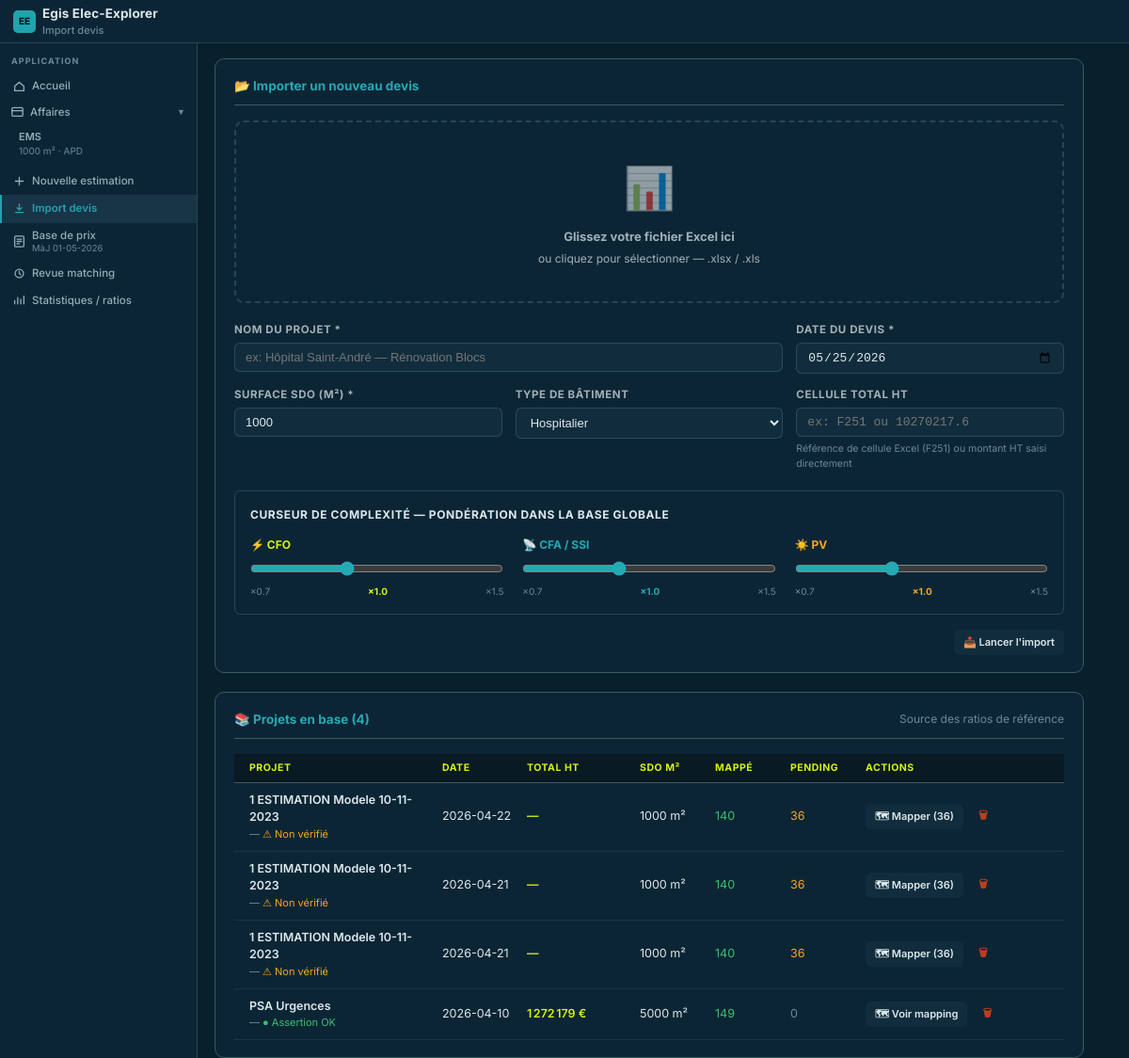
Before: /import with the older database file.
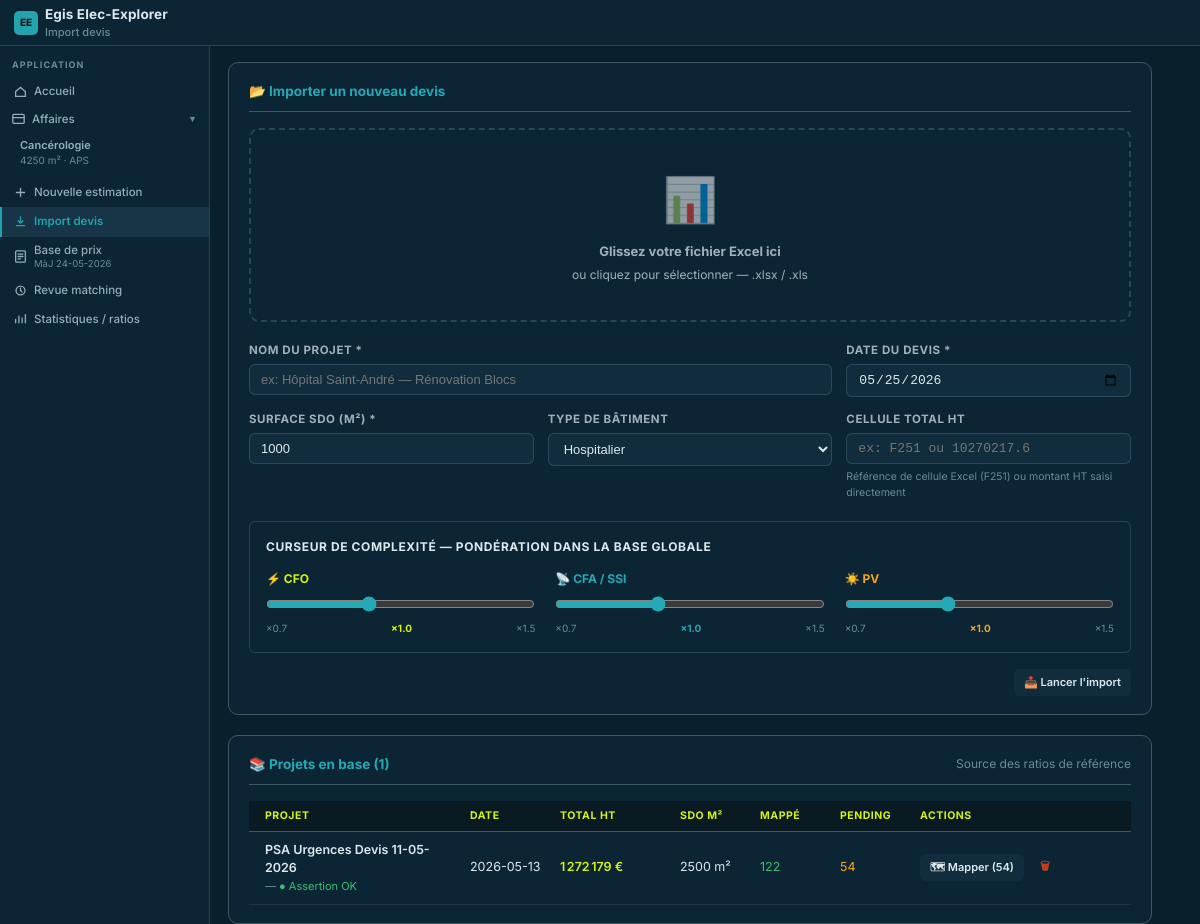
After: the same page with the newer database file.
### tables this page shows
CREATE TABLE affaires (
                id                  INTEGER PRIMARY KEY AUTOINCREMENT,
                name                TEXT NOT NULL,
                client              TEXT,
                adresse             TEXT,
                date_creation       DATE DEFAULT CURRENT_DATE,
                surface_sdo         REAL NOT NULL DEFAULT 1000.0,
                category_id         INTEGER REFERENCES building_categories(id),
                coef_complexity_cfo REAL NOT NULL DEFAULT 1.0,
                coef_complexity_cfa REAL NOT NULL DEFAULT 1.0,
                coef_complexity_pv  REAL NOT NULL DEFAULT 1.0,
                coef_risque         REAL NOT NULL DEFAULT 0.0,
                taux_marge          REAL NOT NULL DEFAULT 0.0,
                statut              TEXT NOT NULL DEFAULT 'brouillon'
                    CHECK (statut IN ('brouillon', 'en_cours', 'finalise', 'archive')),
                notes               TEXT,
                created_at          DATETIME DEFAULT CURRENT_TIMESTAMP,
                updated_at          DATETIME DEFAULT CURRENT_TIMESTAMP
            , kva_cible        REAL DEFAULT 800.0, phase_etude       TEXT DEFAULT 'APD', taux_incertitude  REAL DEFAULT 0.0, taux_phase        REAL DEFAULT 3.0, total_estime_ht REAL, puissance_pv_kwc REAL DEFAULT 100.0, pv_system_type TEXT DEFAULT 'toiture', estimation_initialized_at DATETIME, ratio_global_cfo_m2 REAL, ratio_global_cfa_m2 REAL, ratio_global_pv_kwc REAL);

CREATE TABLE projects (
    id                  INTEGER PRIMARY KEY AUTOINCREMENT,

    -- Identification
    name                TEXT NOT NULL,
    source_file         TEXT NOT NULL,
    import_date         DATE DEFAULT CURRENT_DATE,
    devis_date          DATE NOT NULL,  -- date du devis source (pour calcul inflation)

    -- Classification
    category_id         INTEGER REFERENCES building_categories(id),
    surface_sdo         REAL NOT NULL   -- m² SDO — OBLIGATOIRE (bloquant à l'import)
                        CHECK (surface_sdo > 0),

    -- Coefficients projet (saisis une fois à l'import)
    coef_risque         REAL NOT NULL DEFAULT 0.0   -- % risque financier
                        CHECK (coef_risque >= 0.0),
    coef_incertitude    REAL NOT NULL DEFAULT 0.0   -- % incertitude de phase
                        CHECK (coef_incertitude >= 0.0),

    -- Inflation : utilise la config globale sauf surcharge explicite
    taux_inflation      REAL NOT NULL DEFAULT 0.03,

    -- Contrôle
    total_ht_source     REAL,           -- Total HT extrait du fichier Excel (pour vérification)
    total_ht_importe    REAL,           -- Somme calculée des lignes importées
    import_ok           INTEGER DEFAULT 0,  -- 1 si assertion somme == total_ht_source
    notes               TEXT,

    created_at          DATETIME DEFAULT CURRENT_TIMESTAMP
, coef_cfo REAL NOT NULL DEFAULT 1.0, coef_cfa REAL NOT NULL DEFAULT 1.0, coef_pv REAL NOT NULL DEFAULT 1.0, puissance_pv_kwp REAL NOT NULL DEFAULT 0.0);

### app.py (the view)
@app.route('/import')
def import_page():
    projects   = models.get_projects_list()
    categories = models.get_categories()
    return render_template('import.html',
                           projects=projects,
                           categories=categories,
                           today=date.today().isoformat())

### templates/import.html (shortened to what this page needs)
{% extends "base.html" %}
{% block page_subtitle %}Import devis{% endblock %}
{% block content %}
<div class="page-panel" style="max-width:960px">
  <div class="card" style="margin-bottom:20px">
    <div class="card-header">
      <span class="card-title">📂 Importer un nouveau devis</span>
    </div>
    <form method="POST" action="{{ url_for('import_upload') }}" enctype="multipart/form-data" id="import-form">
      <div class="upload-zone" id="upload-zone" onclick="document.getElementById('file-input').click()">
        <div class="upload-icon">📊</div>
        <p><strong>Glissez votre fichier Excel ici</strong></p>
        <p style="font-size:12px;margin-top:4px">ou cliquez pour sélectionner — .xlsx / .xls</p>
      </div>
      <div class="form-grid" style="margin-top:20px">
        <div class="form-group" style="grid-column:span 2">
          <label>Nom du projet *</label>
          <input type="text" name="name" id="import-name" class="form-control"
                 placeholder="ex: Hôpital Saint-André — Rénovation Blocs" required>
        </div>
        <div class="form-group">
          <label>Date du devis *</label>
          <input type="date" name="devis_date" class="form-control"
                 value="{{ today }}" required>
        </div>
        <div class="form-group">
          <label>Surface SDO (m²) *</label>
          <input type="number" name="sdo" class="form-control"
                 value="1000" min="100" step="50" required>
        </div>
        <div class="form-group">
          <label>Type de bâtiment</label>
          <select name="category_id" class="form-control">
            <option value="1">Hospitalier</option>
          </select>
        </div>
        <div class="form-group">
          <label>Cellule Total HT</label>
          <input type="text" name="total_ht_cell" class="form-control"
                 placeholder="ex: F251 ou 10270217.6" style="font-family:monospace">
          <span class="form-hint">Référence de cellule Excel (F251) ou montant HT saisi directement</span>
        </div>
      </div>
      <div style="margin-top:20px;padding:16px;background:var(--bg-base);border-radius:6px;
                  border:1px solid var(--border)">
        <div style="font-size:12px;font-weight:700;color:var(--text-secondary);
                    text-transform:uppercase;letter-spacing:.05em;margin-bottom:14px">
          Curseur de Complexité — Pondération dans la base globale
        </div>
        <div style="display:grid;grid-template-columns:repeat(3,1fr);gap:20px">
          <div>
            <div style="font-size:12px;font-weight:700;color:var(--lot-cfo);margin-bottom:8px">
              ⚡ CFO
            </div>
            <input type="range" name="coef_cfo" class="complexity-slider"
                   min="0.7" max="1.5" step="0.1" value="1.0"
                   oninput="this.nextElementSibling.querySelectorAll('span')[1].textContent='×'+parseFloat(this.value).toFixed(1)">
            <div class="slider-labels">
              <span>×0.7</span>
              <span style="color:var(--lot-cfo);font-weight:700">×1.0</span>
              <span>×1.5</span>
            </div>
          </div>
          <div>
            <div style="font-size:12px;font-weight:700;color:var(--lot-cfa);margin-bottom:8px">
              📡 CFA / SSI
            </div>
            <input type="range" name="coef_cfa" class="complexity-slider"
                   min="0.7" max="1.5" step="0.1" value="1.0"
                   oninput="this.nextElementSibling.querySelectorAll('span')[1].textContent='×'+parseFloat(this.value).toFixed(1)">
            <div class="slider-labels">
              <span>×0.7</span>
              <span style="color:var(--lot-cfa);font-weight:700">×1.0</span>
              <span>×1.5</span>
            </div>
          </div>
          <div>
            <div style="font-size:12px;font-weight:700;color:var(--lot-pv);margin-bottom:8px">
              ☀️ PV
            </div>
            <input type="range" name="coef_pv" class="complexity-slider"
                   min="0.7" max="1.5" step="0.1" value="1.0"
                   oninput="this.nextElementSibling.querySelectorAll('span')[1].textContent='×'+parseFloat(this.value).toFixed(1)">
            <div class="slider-labels">
              <span>×0.7</span>
              <span style="color:var(--lot-pv);font-weight:700">×1.0</span>
              <span>×1.5</span>
            </div>
          </div>
        </div>
      </div>
      <div style="display:flex;gap:12px;justify-content:flex-end;margin-top:16px">
        <button type="submit" class="btn btn-primary btn-lg" id="import-btn">
          📥 Lancer l'import
        </button>
      </div>
    </form>
  </div>
  <div class="card">
    <div class="card-header">
      <span class="card-title">📚 Projets en base ({{ projects|length }})</span>
      <span style="font-size:12px;color:var(--text-muted)">
        Source des ratios de référence
      </span>
    </div>
    {% if projects %}
    <div>
      <div class="project-row project-row-header">
        <span>Projet</span>
        <span>Date</span>
        <span>Total HT</span>
        <span>SDO m²</span>
        <span>Mappé</span>
        <span>Pending</span>
        <span>Actions</span>
      </div>
      {% for p in projects %}
      <div class="project-row">
        <div>
          <div style="font-weight:600">{{ p.name }}</div>
          <div style="font-size:11px;color:var(--text-muted)">
            {{ p.category_name or '—' }}
            {% if p.import_ok %}
            <span style="color:var(--green)">● Assertion OK</span>
            {% else %}
            <span style="color:var(--orange)">⚠ Non vérifié</span>
            {% endif %}
          </div>
        </div>
        <span style="color:var(--text-secondary)">{{ p.devis_date }}</span>
        <span style="font-weight:600;color:var(--accent)">
          {{ p.total_ht_source | eur if p.total_ht_source else '—' }}
        </span>
        <span>{{ p.surface_sdo | int }} m²</span>
        <span style="color:var(--green)">{{ p.nb_mapped }}</span>
        <span style="color:{% if p.nb_pending > 0 %}var(--orange){% else %}var(--text-muted){% endif %}">
          {{ p.nb_pending }}
        </span>
        <span style="display:flex;gap:6px;align-items:center;flex-wrap:wrap">
          <a href="{{ url_for('mapping_page', project_id=p.id) }}"
             class="btn btn-sm btn-secondary" title="Ouvrir le mapping manuel">
            {% if p.nb_pending > 0 %}
            🗺 Mapper ({{ p.nb_pending }})
            {% else %}
            🗺 Voir mapping
            {% endif %}
          </a>
          <button class="btn btn-sm btn-danger" onclick="deleteProject({{ p.id }}, '{{ p.name|e }}')"
                  title="Supprimer ce projet et toutes ses lignes">
            🗑
          </button>
        </span>
      </div>
      {% endfor %}
    </div>
    {% else %}
    <div class="empty-state" style="padding:30px">
      <p>Aucun projet importé — importez votre premier devis ci-dessus.</p>
    </div>
    {% endif %}
  </div>
</div>
{% endblock %}

### templates/base.html (shortened to what this page needs)
<!DOCTYPE html>
<html lang="fr" data-theme="dark">
<head>
  <link rel="stylesheet" href="{{ url_for('static', filename='css/style.css') }}">
</head>
<body class="bibl-page app-explorer{% block body_class %}{% endblock %}">
<div id="root">
  <div class="app-header">
    <a class="logo" href="{{ url_for('index') }}">
      <div class="logo-mark">EE</div>
      <div>
        <div class="logo-name">Egis Elec-Explorer</div>
        <div class="logo-sub">{% block page_subtitle %}{% endblock %}</div>
      </div>
    </a>
  </div>
  <div class="app-shell">
    {% include '_app_sidebar.html' %}
    <div class="main">
      <div class="page-body{% block page_body_class %}{% endblock %}">
        {% block content %}{% endblock %}
      </div>
    </div>
  </div>
</div>
</body>
</html>

### templates/_app_sidebar.html
{% set ep = request.endpoint or '' %}
{% set va = request.view_args or {} %}
{% set cur_affaire_id = current_affaire_id|default(va.get('affaire_id')) %}
<div class="sidebar app-sidebar">
  <div class="sb-sec">
    <div class="sb-lbl">Application</div>
    <a class="sb-nav {% if ep == 'index' %}on{% endif %}" href="{{ url_for('index') }}">
      <svg width="13" height="13" viewBox="0 0 16 16" fill="none" stroke="currentColor" stroke-width="1.6" stroke-linecap="round"><path d="M2 8l6-5 6 5v6H2V8z"/></svg>
      Accueil
    </a>
    <button type="button" class="sb-nav sb-nav-toggle {% if ep in ['index', 'affaire_estimation', 'affaire_edit', 'affaire_view', 'affaire_new'] or cur_affaire_id %}on{% endif %}"
            id="nav-affaires-toggle" aria-expanded="true" aria-controls="nav-affaires-list">
      <svg width="13" height="13" viewBox="0 0 16 16" fill="none" stroke="currentColor" stroke-width="1.6" stroke-linecap="round"><rect x="1" y="3" width="14" height="11" rx="1.5"/><path d="M1 7h14"/></svg>
      <span class="sb-nav-toggle-label">Affaires</span>
      <span class="sb-chevron" id="nav-affaires-chevron">▼</span>
    </button>
    <div class="sb-affaires-list" id="nav-affaires-list">
      {% for a in nav_affaires %}
      <a class="aff-item {% if cur_affaire_id == a.id %}on{% endif %}"
         href="{{ url_for('affaire_estimation', affaire_id=a.id) }}">
        <div class="aff-name">{{ a.name }}</div>
        <div class="aff-meta">{{ a.surface_sdo | int }} m² · {{ a.phase_etude or '—' }}</div>
      </a>
      {% else %}
      <div class="sb-empty-hint">Aucune affaire</div>
      {% endfor %}
    </div>
    <a class="sb-nav {% if ep == 'affaire_new' and not edit_mode|default(false) %}on{% endif %}"
       href="{{ url_for('affaire_new') }}">
      <svg width="13" height="13" viewBox="0 0 16 16" fill="none" stroke="currentColor" stroke-width="1.6" stroke-linecap="round"><path d="M8 3v10M3 8h10"/></svg>
      Nouvelle estimation
    </a>
    <a class="sb-nav {% if ep in ['import_page', 'import_upload', 'import_result'] %}on{% endif %}"
       href="{{ url_for('import_page') }}">
      <svg width="13" height="13" viewBox="0 0 16 16" fill="none" stroke="currentColor" stroke-width="1.6" stroke-linecap="round"><path d="M8 2v8M5 7l3 3 3-3M3 13h10"/></svg>
      Import devis
    </a>
    <a class="sb-nav {% if ep == 'bibliotheque' %}on{% endif %}"
       href="{{ url_for('bibliotheque') }}">
      <svg width="13" height="13" viewBox="0 0 16 16" fill="none" stroke="currentColor" stroke-width="1.6" stroke-linecap="round"><rect x="2" y="1" width="12" height="14" rx="1.5"/><path d="M5 5h6M5 8h6M5 11h3"/></svg>
      <span class="sb-nav-text-col">
        <span>Base de prix</span>
        {% if base_price_last_updated %}
        <span class="sb-nav-sub">MàJ {{ base_price_last_updated }}</span>
        {% endif %}
      </span>
    </a>
    <a class="sb-nav {% if ep == 'matching_view' %}on{% endif %}"
       href="{{ url_for('matching_view') }}">
      <svg width="13" height="13" viewBox="0 0 16 16" fill="none" stroke="currentColor" stroke-width="1.6" stroke-linecap="round"><circle cx="8" cy="8" r="5.5"/><path d="M8 5v3l2 2"/></svg>
      Revue matching
    </a>
    <a class="sb-nav {% if ep == 'statistiques_page' %}on{% endif %}"
       href="{{ url_for('statistiques_page') }}">
      <svg width="13" height="13" viewBox="0 0 16 16" fill="none" stroke="currentColor" stroke-width="1.6" stroke-linecap="round"><path d="M2 12V8M6 12V4M10 12V6M14 12V2"/></svg>
      Statistiques / ratios
    </a>
  </div>
</div>

Changed rows visible on the page:
removed affaires: name "EMS", surface_sdo "1000", phase_etude "APD"
removed projects: name "1 ESTIMATION Modele 10-11-2023", category_name "—", import_ok "⚠ Non vérifié", devis_date "2026-04-22", total_ht_source|eur "—", surface_sdo "1000", nb_mapped "140", nb_pending "36"
removed projects: name "1 ESTIMATION Modele 10-11-2023", category_name "—", import_ok "⚠ Non vérifié", devis_date "2026-04-21", total_ht_source|eur "—", surface_sdo "1000", nb_mapped "140", nb_pending "36"
removed projects: name "1 ESTIMATION Modele 10-11-2023", category_name "—", import_ok "⚠ Non vérifié", devis_date "2026-04-21", total_ht_source|eur "—", surface_sdo "1000", nb_mapped "140", nb_pending "36"
removed projects: name "PSA Urgences", category_name "—", import_ok "● Assertion OK", devis_date "2026-04-10", total_ht_source|eur "1 272 179 €", surface_sdo "5000", nb_mapped "149", nb_pending "0", shows "🗺 Voir mapping"
added affaires: name "Cancérologie", surface_sdo "4250", phase_etude "APS"
added projects: name "PSA Urgences Devis 11-05-2026", category_name "—", import_ok "● Assertion OK", devis_date "2026-05-13", total_ht_source|eur "1 272 179 €", surface_sdo "2500", nb_mapped "122", nb_pending "54"
Other visible differences:
{{ base_price_last_updated }}: "01-05-2026" → "24-05-2026"
{{ projects|length }}: "4" → "1"
